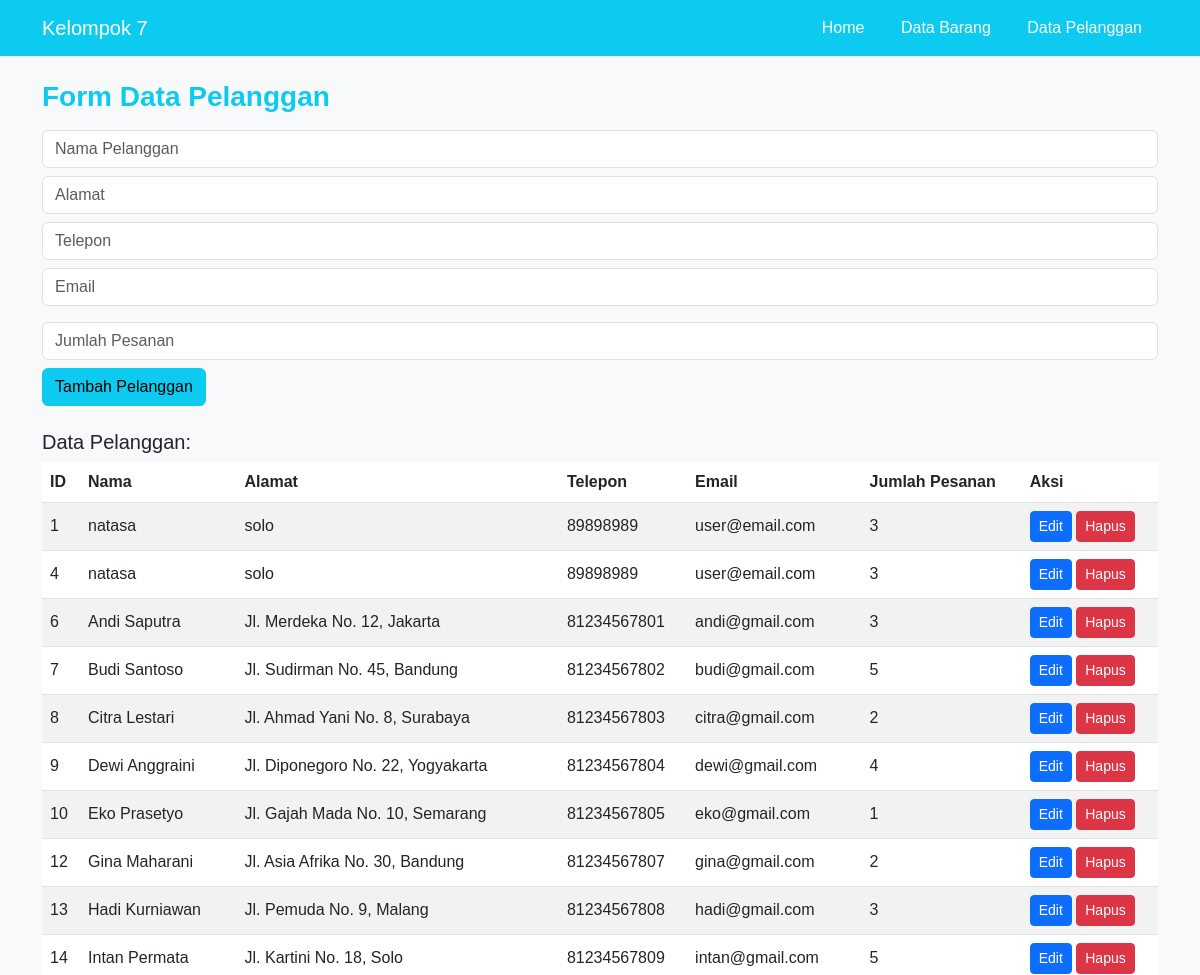
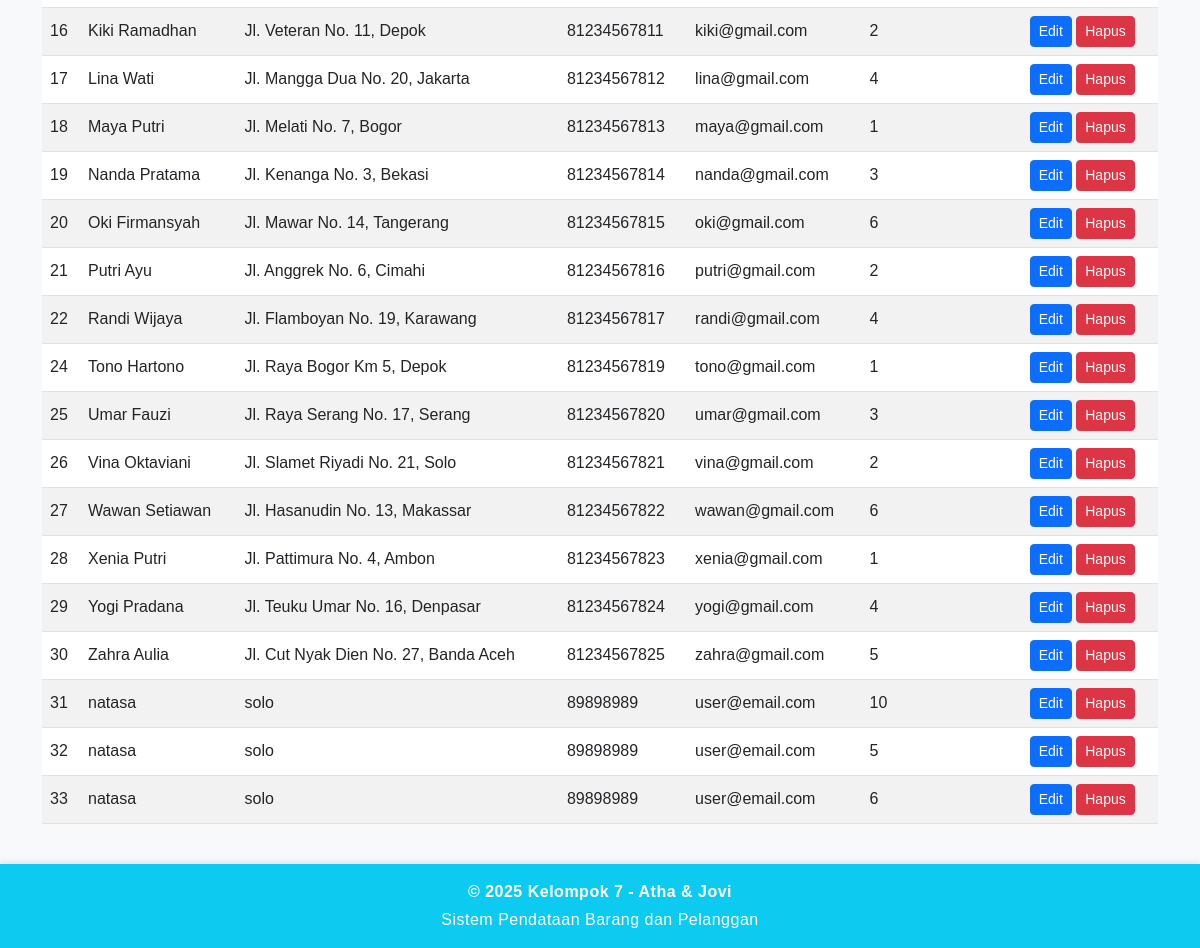
The app's page /form_602 with its own data (2 pictures, top to bottom).
### tables this page shows
CREATE TABLE "pelanggan602" (
	"id"	INTEGER,
	"nama"	TEXT,
	"alamat"	TEXT,
	"telepon"	INTEGER,
	"email"	TEXT,
	"jumlahpesanan"	INTEGER,
	PRIMARY KEY("id" AUTOINCREMENT)
);

### App.py (the view, shortened to what this page needs)
@app.route('/form_602', methods=['GET', 'POST'])
def form_602():
    data = pelanggan.get_pelanggan_all()
    return render_template('form_602.html', data=data)

### Model602.py (called while the page is built)
def get_pelanggan_all():
    conn = sqlite3.connect(DB_NAME)
    cursor = conn.cursor()
    cursor.execute('SELECT * FROM pelanggan602 ORDER BY id')
    rows = cursor.fetchall()        #menutup koneksi database
    conn.close()
    return rows

### templates/form_602.html (shortened to what this page needs)
{% extends "base.html" %}
{% block tengah7 %}
<h3 class="text-info mb-3">Form Data Pelanggan</h3>
<form method="POST" class="mb-4">
    <input type="text" name="nama602" placeholder="Nama Pelanggan" class="form-control mb-2" required>
    <input type="text" name="alamat602" placeholder="Alamat" class="form-control mb-2" required>
    <input type="text" name="telepon602" placeholder="Telepon" class="form-control mb-2" required>
    <input type="email" name="email602" placeholder="Email" class="form-control mb-3" required>
    <input type="number" name="jumlahpesanan602" placeholder="Jumlah Pesanan" class="form-control mb-2" required>
    <button type="submit" class="btn btn-info">Tambah Pelanggan</button>
</form>
<h5>Data Pelanggan:</h5>
<table class="table table-striped">
    <thead>
        <tr>
            <th>ID</th><th>Nama</th><th>Alamat</th><th>Telepon</th><th>Email</th> <th>Jumlah Pesanan</th> <th>Aksi</th>
        </tr>
    </thead>
    <tbody>
        {% for p in data %}
        <tr id="row-{{ p[0] }}">
            <td>{{ p[0] }}</td>
            <td id="name-{{ p[0] }}">{{ p[1] }}</td>
            <td id="addr-{{ p[0] }}">{{ p[2] }}</td>
            <td id="tel-{{ p[0] }}">{{ p[3] }}</td>
            <td id="email-{{ p[0] }}">{{ p[4] }}</td>
            <td id="jumlahpesanan-{{ p[0] }}">{{ p[5] }}</td>
            <td>
                <button
                    class="btn btn-sm btn-primary edit-btn"
                    data-id="{{ p[0] }}"
                    data-name="{{ p[1] }}"
                    data-addr="{{ p[2] }}"
                    data-tel="{{ p[3] }}"
                    data-email="{{ p[4] }}"
                    data-jumlahpesanan="{{ p[5] }}">Edit</button>
                <button class="delete-btn btn btn-sm btn-danger" data-id="{{ p[0] }}">Hapus</button>
            </td>
        </tr>
        {% endfor %}
    </tbody>
</table>
{% endblock %}
{% block bawah7 %}
<footer class="bg-info text-white text-center py-3 mt-auto">
    <div class="container">
        <p class="mb-1 fw-bold">© 2025 Kelompok 7 - Atha & Jovi</p>
        <p class="mb-0">Sistem Pendataan Barang dan Pelanggan</p>
    </div>
</footer>
{% endblock %}

### templates/base.html (shortened to what this page needs)
<!DOCTYPE html>
<html lang="id">
<head>
    <link href="https://cdn.jsdelivr.net/npm/bootstrap@5.3.0/dist/css/bootstrap.min.css" rel="stylesheet">
    <link rel="stylesheet" href="{{ url_for('static', filename='css/style.css') }}">
</head>
<body class="d-flex flex-column min-vh-100">
<nav class="navbar navbar-expand-lg navbar-dark bg-info">
    <div class="container">
        <a class="navbar-brand" href="/">Kelompok 7</a>
        <div>
            <a class="nav-link d-inline text-white mx-3" href="/home">Home</a>
            <a class="nav-link d-inline text-white mx-3" href="/form_614">Data Barang</a>
            <a class="nav-link d-inline text-white mx-3" href="/form_602">Data Pelanggan</a>
        </div>
    </div>
</nav>
<main class="flex-fill container py-4">
    {% block tengah7 %}{% endblock %}
</main>
 {% block bawah7 %}{% endblock %}
</body>
</html>

### static/style.css (style rules this page uses)
body { background-color: #f8f9fa; font-family: 'Poppins', sans-serif; }
h3, h2, h1 { font-weight: 600; }
.table th, .table td { vertical-align: middle; }
footer { position: relative; bottom: 0; width: 100%; text-align: center; font-family: 'Poppins', sans-serif; letter-spacing: 0.5px; box-shadow: 0 -2px 6px rgba(0, 0, 0, 0.1); }

### records on screen
pelanggan602: id "1", nama "natasa", alamat "solo", telepon "89898989", email "user@email.com", jumlahpesanan "3"
pelanggan602: id "4", nama "natasa", alamat "solo", telepon "89898989", email "user@email.com", jumlahpesanan "3"
pelanggan602: id "6", nama "Andi Saputra", alamat "Jl. Merdeka No. 12, Jakarta", telepon "81234567801", email "andi@gmail.com", jumlahpesanan "3"
pelanggan602: id "7", nama "Budi Santoso", alamat "Jl. Sudirman No. 45, Bandung", telepon "81234567802", email "budi@gmail.com", jumlahpesanan "5"
pelanggan602: id "8", nama "Citra Lestari", alamat "Jl. Ahmad Yani No. 8, Surabaya", telepon "81234567803", email "citra@gmail.com", jumlahpesanan "2"
pelanggan602: id "9", nama "Dewi Anggraini", alamat "Jl. Diponegoro No. 22, Yogyakarta", telepon "81234567804", email "dewi@gmail.com", jumlahpesanan "4"
pelanggan602: id "10", nama "Eko Prasetyo", alamat "Jl. Gajah Mada No. 10, Semarang", telepon "81234567805", email "eko@gmail.com", jumlahpesanan "1"
pelanggan602: id "12", nama "Gina Maharani", alamat "Jl. Asia Afrika No. 30, Bandung", telepon "81234567807", email "gina@gmail.com", jumlahpesanan "2"
pelanggan602: id "13", nama "Hadi Kurniawan", alamat "Jl. Pemuda No. 9, Malang", telepon "81234567808", email "hadi@gmail.com", jumlahpesanan "3"
pelanggan602: id "14", nama "Intan Permata", alamat "Jl. Kartini No. 18, Solo", telepon "81234567809", email "intan@gmail.com", jumlahpesanan "5"
pelanggan602: id "16", nama "Kiki Ramadhan", alamat "Jl. Veteran No. 11, Depok", telepon "81234567811", email "kiki@gmail.com", jumlahpesanan "2"
pelanggan602: id "17", nama "Lina Wati", alamat "Jl. Mangga Dua No. 20, Jakarta", telepon "81234567812", email "lina@gmail.com", jumlahpesanan "4"
pelanggan602: id "18", nama "Maya Putri", alamat "Jl. Melati No. 7, Bogor", telepon "81234567813", email "maya@gmail.com", jumlahpesanan "1"
pelanggan602: id "19", nama "Nanda Pratama", alamat "Jl. Kenanga No. 3, Bekasi", telepon "81234567814", email "nanda@gmail.com", jumlahpesanan "3"
pelanggan602: id "20", nama "Oki Firmansyah", alamat "Jl. Mawar No. 14, Tangerang", telepon "81234567815", email "oki@gmail.com", jumlahpesanan "6"
pelanggan602: id "21", nama "Putri Ayu", alamat "Jl. Anggrek No. 6, Cimahi", telepon "81234567816", email "putri@gmail.com", jumlahpesanan "2"
pelanggan602: id "22", nama "Randi Wijaya", alamat "Jl. Flamboyan No. 19, Karawang", telepon "81234567817", email "randi@gmail.com", jumlahpesanan "4"
pelanggan602: id "24", nama "Tono Hartono", alamat "Jl. Raya Bogor Km 5, Depok", telepon "81234567819", email "tono@gmail.com", jumlahpesanan "1"
pelanggan602: id "25", nama "Umar Fauzi", alamat "Jl. Raya Serang No. 17, Serang", telepon "81234567820", email "umar@gmail.com", jumlahpesanan "3"
pelanggan602: id "26", nama "Vina Oktaviani", alamat "Jl. Slamet Riyadi No. 21, Solo", telepon "81234567821", email "vina@gmail.com", jumlahpesanan "2"
pelanggan602: id "27", nama "Wawan Setiawan", alamat "Jl. Hasanudin No. 13, Makassar", telepon "81234567822", email "wawan@gmail.com", jumlahpesanan "6"
pelanggan602: id "28", nama "Xenia Putri", alamat "Jl. Pattimura No. 4, Ambon", telepon "81234567823", email "xenia@gmail.com", jumlahpesanan "1"
pelanggan602: id "29", nama "Yogi Pradana", alamat "Jl. Teuku Umar No. 16, Denpasar", telepon "81234567824", email "yogi@gmail.com", jumlahpesanan "4"
pelanggan602: id "30", nama "Zahra Aulia", alamat "Jl. Cut Nyak Dien No. 27, Banda Aceh", telepon "81234567825", email "zahra@gmail.com", jumlahpesanan "5"
pelanggan602: id "31", nama "natasa", alamat "solo", telepon "89898989", email "user@email.com", jumlahpesanan "10"
pelanggan602: id "32", nama "natasa", alamat "solo", telepon "89898989", email "user@email.com", jumlahpesanan "5"
pelanggan602: id "33", nama "natasa", alamat "solo", telepon "89898989", email "user@email.com", jumlahpesanan "6"
